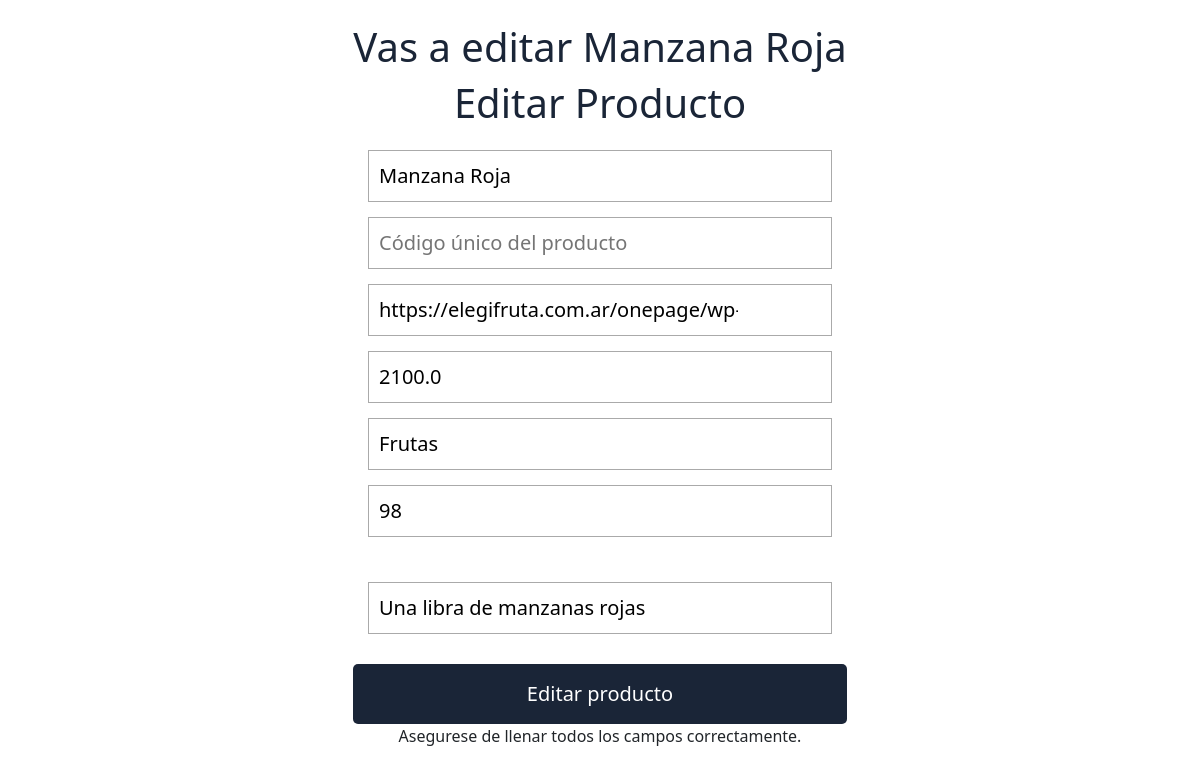
The app's page /EditarProducto/4, older data.
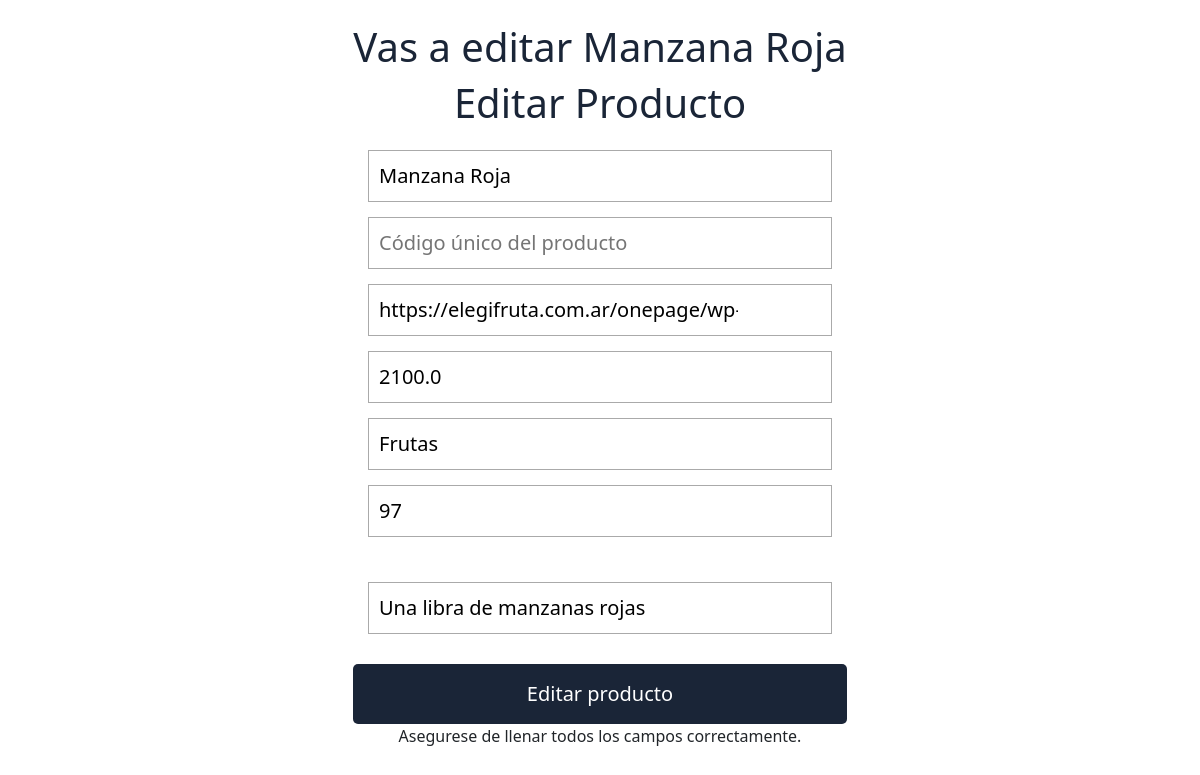
The same page, newer data.
### index.py (models this page shows)
class Producto(db.Model):
    id = db.Column(db.Integer, primary_key=True)
    nombre = db.Column(db.String(80))
    codigo = db.Column(db.String(255), unique=True)
    imagen = db.Column(db.String(300))
    precio = db.Column(db.String(80))
    categoria = db.Column(db.String(80))
    cantidad = db.Column(db.String(80))
    descripcion = db.Column(db.String(200))

### index.py (the view)
@app.route('/EditarProducto/<id>', methods=['POST', 'GET'])
def editProducto(id):
    producto = Producto.query.filter_by(id=id).first()
    if request.method == 'POST':
        producto.nombre = request.form['nombre']
        producto.codigo = request.form['codigo']
        producto.imagen = request.form['imagen']
        producto.precio = request.form['precio']
        producto.categoria = request.form['categoria']
        producto.cantidad = request.form['cantidad']
        producto.descripcion = request.form['descripcion']
        db.session.commit()
        return redirect(url_for('productos', idu=1))
    else:
        return render_template('editproducto.html', producto=producto)

### templates/editproducto.html (shortened to what this page needs)
<!DOCTYPE html>
<html lang="es">
<head>
    <link rel="stylesheet" href="https://use.fontawesome.com/releases/v5.6.3/css/all.css">
    <link rel="stylesheet" href="{{ url_for('static', filename='css/estilosLoginRegister.css') }}">
    <link href="https://cdn.jsdelivr.net/npm/bootstrap@5.1.3/dist/css/bootstrap.min.css" rel="stylesheet"
>
</head>
<body>
    <form class="formulario" action="" method="POST">
        <h1>Vas a editar {{producto.nombre}}</h1>
        <h1>Editar Producto</h1>
        <div class="contenedor" >
            <div class="input-contenedor">
                <input type="text" name="nombre" class="nombre"
                    placeholder="Nombre del producto" value="{{producto.nombre}}" autofocus required>
            </div>
            <div class="input-contenedor">
                <input type="text" name="codigo" class="codigo"
                    placeholder="Código único del producto" required>
            </div>
            <div class="input-contenedor">
                <input type="text" name="imagen" class="imagen"
                    placeholder="URL de la imagen" value="{{producto.imagen}}" required>
            </div>
            <div class="input-contenedor">
                <input type="text" name="precio" class="precio"
                    placeholder="Precio por unidad o peso" value="{{producto.precio}}" required>
            </div>
            <div class="input-contenedor">
                <input type="text" name="categoria" class="categoria"
                    placeholder="Categoria" value="{{producto.categoria}}" required>
            </div>
            <div class="input-contenedor">
                <input type="number" name="cantidad" class="cantidad"
                    placeholder="Catidad en inventario" value="{{producto.cantidad}}" required>
            </div>
        </div>
        <div class="contenedor" >
            <div class="input-contenedor">
                <input type="text" name="descripcion" class="descripcion" required
                    placeholder="Breve descripcion del producto" value="{{producto.descripcion}}">
            </div>
        </div>
        <input type="submit" value="Editar producto" class="button">
        <p>Asegurese de llenar todos los campos correctamente.</p>
    </form>
</body>
</html>

### static/css/estilosLoginRegister.css (style rules this page uses)
body { font-family: Arial, Helvetica, sans-serif; }
.contenedor { width: 100%; padding: 15px; }
.formulario { background: rgb(255, 255, 255); margin-top: 150px; padding: 3px; }
h1 { text-align: center; color: #1a2537; font-size: 40px; }
input[type="text"], input[type="password"], input[type="email"], input[type="number"], input[type="month"] { font-size: 20px; width: 82%; padding: 10px; border: none; }
.input-contenedor { margin-bottom: 15px; border: 1px solid #aaa; }
.button { border: none; width: 100%; color: white; font-size: 20px; background: #1a2537; padding: 15px 20px; border-radius: 5px; cursor: pointer; }
p { text-align: center; }
@media (min-width:768px) { .formulario { margin: auto; width: 500px; margin-top: 20px; border-radius: 2%; } }

Row changes from the older to the newer data that the page shows:
changed Producto "Manzana Roja": cantidad "98" → "97"
